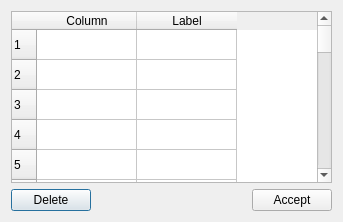
<?xml version="1.0" encoding="UTF-8"?>
<ui version="4.0">
 <class>Dialog</class>
 <widget class="QDialog" name="Dialog">
  <property name="geometry">
   <rect>
    <x>0</x>
    <y>0</y>
    <width>343</width>
    <height>222</height>
   </rect>
  </property>
  <property name="windowTitle">
   <string>Dialog</string>
  </property>
  <layout class="QGridLayout" name="gridLayout">
   <item row="0" column="0">
    <widget class="QTableWidget" name="tableWidget">
     <property name="rowCount">
      <number>100</number>
     </property>
     <attribute name="verticalHeaderHighlightSections">
      <bool>true</bool>
     </attribute>
     <row/>
     <row/>
     <row/>
     <row/>
     <row/>
     <row/>
     <row/>
     <row/>
     <row/>
     <row/>
     <row/>
     <row/>
     <row/>
     <row/>
     <row/>
     <row/>
     <row/>
     <row/>
     <row/>
     <row/>
     <row/>
     <row/>
     <row/>
     <row/>
     <row/>
     <row/>
     <row/>
     <row/>
     <row/>
     <row/>
     <row/>
     <row/>
     <row/>
     <row/>
     <row/>
     <row/>
     <row/>
     <row/>
     <row/>
     <row/>
     <row/>
     <row/>
     <row/>
     <row/>
     <row/>
     <row/>
     <row/>
     <row/>
     <row/>
     <row/>
     <row/>
     <row/>
     <row/>
     <row/>
     <row/>
     <row/>
     <row/>
     <row/>
     <row/>
     <row/>
     <row/>
     <row/>
     <row/>
     <row/>
     <row/>
     <row/>
     <row/>
     <row/>
     <row/>
     <row/>
     <row/>
     <row/>
     <row/>
     <row/>
     <row/>
     <row/>
     <row/>
     <row/>
     <row/>
     <row/>
     <row/>
     <row/>
     <row/>
     <row/>
     <row/>
     <row/>
     <row/>
     <row/>
     <row/>
     <row/>
     <row/>
     <row/>
     <row/>
     <row/>
     <row/>
     <row/>
     <row/>
     <row/>
     <row/>
     <row/>
     <column>
      <property name="text">
       <string>Column</string>
      </property>
     </column>
     <column>
      <property name="text">
       <string>Label</string>
      </property>
     </column>
    </widget>
   </item>
   <item row="1" column="0">
    <layout class="QHBoxLayout" name="horizontalLayout">
     <item>
      <widget class="QPushButton" name="pushButton">
       <property name="text">
        <string>Delete</string>
       </property>
      </widget>
     </item>
     <item>
      <spacer name="horizontalSpacer">
       <property name="orientation">
        <enum>Qt::Horizontal</enum>
       </property>
       <property name="sizeHint" stdset="0">
        <size>
         <width>40</width>
         <height>20</height>
        </size>
       </property>
      </spacer>
     </item>
     <item>
      <widget class="QPushButton" name="pushButton_2">
       <property name="text">
        <string>Accept</string>
       </property>
      </widget>
     </item>
    </layout>
   </item>
  </layout>
 </widget>
 <resources/>
 <connections/>
</ui>
